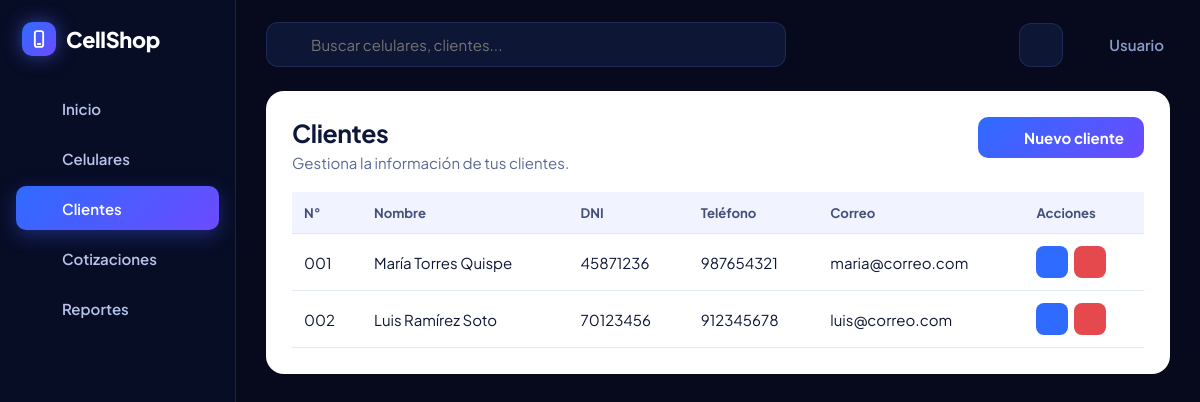
The page /clientes.php on the database its author committed.
### tables this page shows
CREATE TABLE clientes (
  id INT AUTO_INCREMENT PRIMARY KEY,
  nombre VARCHAR(120) NOT NULL,
  dni CHAR(8) NOT NULL UNIQUE,
  telefono VARCHAR(20) NOT NULL DEFAULT '',
  email VARCHAR(120) NOT NULL DEFAULT ''
);

### public/clientes.php (the view, shortened to what this page needs)
<?php $titulo='Clientes'; require '../includes/header.php';
$cli=leer('clientes'); $err=''; $edit=null; $eid=(int)($_GET['editar']??0);
$por=8; $pag=max(1,(int)($_GET['p']??1)); $tot=max(1,(int)ceil(count($cli)/$por)); $pag=min($pag,$tot);
$vista=array_slice($cli,($pag-1)*$por,$por);
?>
<section class="panel claro">
 <div class="cab"><div><h2>Clientes</h2><p class="pag-sub">Gestiona la información de tus clientes.</p></div>
  <a class="btn" href="clientes.php?nuevo=1#form"><?= ico('plus') ?> Nuevo cliente</a></div>
 <div class="tab-scroll"><table>
  <tr><th>N°</th><th>Nombre</th><th>DNI</th><th>Teléfono</th><th>Correo</th><th>Acciones</th></tr>
  <?php foreach($vista as $c): ?>
  <tr data-buscar="<?= h(strtolower($c['nombre'].' '.$c['dni'].' '.$c['email'])) ?>">
   <td><?= str_pad($c['id'],3,'0',STR_PAD_LEFT) ?></td><td><?= h($c['nombre']) ?></td><td><?= h($c['dni']) ?></td><td><?= h($c['telefono']) ?></td><td><?= h($c['email']) ?></td>
   <td><div class="acc">
    <a class="ib az" href="clientes.php?editar=<?= $c['id'] ?>#form" title="Editar" aria-label="Editar <?= h($c['nombre']) ?>"><?= ico('edit') ?></a>
    <form method="post" data-confirmar="¿Eliminar a <?= h($c['nombre']) ?>?"><input type="hidden" name="eliminar" value="<?= $c['id'] ?>"><button class="ib rj" title="Eliminar" aria-label="Eliminar <?= h($c['nombre']) ?>"><?= ico('trash') ?></button></form>
   </div></td>
  </tr>
  <?php endforeach; ?>
 </table></div>
</section>
<?php require '../includes/footer.php'; ?>

### includes/header.php (shortened to what this page needs)
<?php
function leer($n){
  $pdo=db();
  if($n==='clientes') return array_map(fn($r)=>['id'=>(int)$r['id'],'nombre'=>$r['nombre'],'dni'=>$r['dni'],'telefono'=>(string)$r['telefono'],'email'=>(string)$r['email']],$pdo->query('SELECT * FROM clientes ORDER BY id')->fetchAll());
  return [];
}
function h($s){return htmlspecialchars((string)$s,ENT_QUOTES,'UTF-8');}
function ico($n){
  $p=[
   'home'=>'<path d="M3 10.5 12 3l9 7.5V20a1 1 0 0 1-1 1h-5v-6H9v6H4a1 1 0 0 1-1-1z"/>',
   'phone'=>'<rect x="7" y="2" width="10" height="20" rx="2.5"/><path d="M11 18h2"/>',
   'users'=>'<circle cx="9" cy="8" r="3.5"/><path d="M2.5 20c0-3.6 2.9-6 6.5-6s6.5 2.4 6.5 6"/><path d="M16 4.5a3.5 3.5 0 0 1 0 7M18 14.5c2.2.7 3.5 2.6 3.5 5.5"/>',
   'doc'=>'<path d="M6 2h8l5 5v15H6z"/><path d="M14 2v5h5M9 13h7M9 17h7"/>',
   'chart'=>'<path d="M5 21v-8M12 21V4M19 21V9"/>',
   'search'=>'<circle cx="11" cy="11" r="7"/><path d="m20 20-3.5-3.5"/>',
   'sun'=>'<circle cx="12" cy="12" r="4"/><path d="M12 2v2M12 20v2M4.9 4.9l1.4 1.4M17.7 17.7l1.4 1.4M2 12h2M20 12h2M4.9 19.1l1.4-1.4M17.7 6.3l1.4-1.4"/>',
   'plus'=>'<path d="M12 5v14M5 12h14"/>',
   'edit'=>'<path d="M4 20h4L19 9l-4-4L4 16z"/><path d="m13.5 6.5 4 4"/>',
   'trash'=>'<path d="M4 7h16M10 11v6M14 11v6M6 7l1 13h10l1-13M9 7V4h6v3"/>',
   'arrow'=>'<path d="M5 12h14M13 6l6 6-6 6"/>',
   'back'=>'<path d="M19 12H5M11 6l-6 6 6 6"/>',
   'shield'=>'<path d="M12 3l8 3v6c0 5-3.5 8-8 9-4.5-1-8-4-8-9V6z"/><path d="m9 12 2 2 4-4"/>',
   'tag'=>'<path d="M3 12V4h8l10 10-8 8z"/><circle cx="7.5" cy="8.5" r="1.2"/>',
   'headset'=>'<path d="M4 14v-2a8 8 0 0 1 16 0v2"/><rect x="3" y="14" width="4" height="6" rx="1.5"/><rect x="17" y="14" width="4" height="6" rx="1.5"/>',
   'bolt'=>'<path d="M13 2 4 14h7l-1 8 9-12h-7z"/>',
   'print'=>'<path d="M7 9V3h10v6M7 17H4v-7h16v7h-3"/><rect x="7" y="14" width="10" height="7"/>',
   'download'=>'<path d="M12 3v12M7 10l5 5 5-5M4 21h16"/>',
   'user'=>'<circle cx="12" cy="8" r="4"/><path d="M4 21c0-4 3.5-6 8-6s8 2 8 6"/>',
   'x'=>'<path d="M6 6l12 12M18 6 6 18"/>',
   'call'=>'<path d="M5 3h4l2 5-2.5 1.5a11 11 0 0 0 6 6L16 13l5 2v4a2 2 0 0 1-2 2A16 16 0 0 1 3 5a2 2 0 0 1 2-2z"/>',
   'mail'=>'<rect x="3" y="5" width="18" height="14" rx="2"/><path d="m3 7 9 6 9-6"/>',
  ];
  return '<svg class="ico" viewBox="0 0 24 24" fill="none" stroke="currentColor" stroke-width="2" stroke-linecap="round" stroke-linejoin="round" aria-hidden="true">'.($p[$n]??'').'</svg>';
}
  $sin=(int)$p['stock']<=0; ?>
?><!DOCTYPE html>
<html lang="es"><head><meta charset="UTF-8">
<link rel="stylesheet" href="css/estilos.css"></head>
<body>
<?php include __DIR__.'/menu.php'; ?>
<main class="contenido">
<header class="top">
 <form class="buscador" action="celulares.php" method="get" role="search">
  <?= ico('search') ?><input id="buscar" name="q" type="search" placeholder="Buscar celulares, clientes..." value="<?= h($_GET['q']??'') ?>" autocomplete="off" aria-label="Buscar">
 </form>
 <button type="button" class="icono" id="tema" title="Cambiar tema" aria-label="Cambiar tema"><?= ico('sun') ?></button>
 <span class="usuario"><?= ico('user') ?> Usuario</span>
</header>

### public/css/estilos.css (style rules this page uses)
:root { --bg:#060a1c;--lado:#080d26;--panel:#0e1636;--panel2:#141e47;--linea:rgba(120,140,255,.16); --tx:#eef2ff;--mut:#8c9bc6;--az:#2f6bff;--vio:#6c4bff;--campo:rgba(255,255,255,.06); --grad:linear-gradient(135deg,#2f6bff,#6c4bff);--ok:#16a34a;--mal:#e5484d; --fuente:'Plus Jakarta Sans',system-ui,'Segoe UI',sans-serif; }
* { box-sizing:border-box }
html { color-scheme:dark }
body { margin:0;font-family:var(--fuente);background:var(--bg);color:var(--tx);display:flex;min-height:100vh;font-size:15px }
a { color:inherit }
.ico { width:20px;height:20px;flex:none }
.contenido { flex:1;min-width:0;padding:22px 30px 40px;max-width:1280px }
.top { display:flex;align-items:center;gap:12px;margin-bottom:24px }
.buscador { flex:1;max-width:520px;display:flex;align-items:center;gap:10px;background:var(--panel);border:1px solid var(--linea);border-radius:12px;padding:0 14px;color:var(--mut) }
.buscador input { flex:1;background:none;border:0;color:var(--tx);font:inherit;padding:12px 0;min-width:0 }
.icono { background:var(--panel);border:1px solid var(--linea);color:var(--tx);width:44px;height:44px;border-radius:12px;display:grid;place-items:center;cursor:pointer;margin-left:auto }
.usuario { display:flex;align-items:center;gap:8px;color:var(--mut);font-weight:600;padding:0 6px }
.pag-sub { color:var(--mut);margin:0 0 22px }
.btn,.btn-cot { display:inline-flex;align-items:center;justify-content:center;gap:8px;background:var(--grad);color:#fff;border:0;padding:11px 20px;border-radius:10px;cursor:pointer;text-decoration:none;font:inherit;font-weight:700;transition:filter .15s,transform .1s }
.btn .ico { width:18px;height:18px }
.claro { --tx:#0f1738;--mut:#5b6894;--linea:#e3e8f6;--panel2:#f1f4ff;--campo:#fff;background:#fff;color:#0f1738 }
.panel { border-radius:18px;padding:26px;margin-bottom:18px }
.panel h2 { margin:0 0 4px;font-size:1.55rem;letter-spacing:-.4px }
.panel .pag-sub { margin-bottom:0 }
.cab { display:flex;justify-content:space-between;align-items:flex-start;gap:14px;margin-bottom:20px;flex-wrap:wrap }
.cab h2 { display:flex;align-items:center;gap:10px }
table { width:100%;border-collapse:collapse }
th,td { padding:12px 12px;text-align:left;border-bottom:1px solid var(--linea);vertical-align:middle }
th { font-size:.82rem;font-weight:700;background:var(--panel2);color:#43507a }
.tab-scroll { overflow-x:auto }
.acc { display:flex;gap:6px }
.ib { width:32px;height:32px;border-radius:8px;border:0;display:inline-grid;place-items:center;cursor:pointer;color:#fff;text-decoration:none }
.ib .ico { width:16px;height:16px }
.ib.az { background:#2f6bff }
.ib.rj { background:#e5484d }
input,select,textarea { font:inherit;color:var(--tx);background:var(--campo);border:1px solid var(--linea);border-radius:10px;padding:10px 12px;min-width:0 }

### rows shown on the page
clientes: id "001", nombre "María Torres Quispe", dni "45871236", telefono "987654321", email "maria@correo.com"
clientes: id "002", nombre "Luis Ramírez Soto", dni "70123456", telefono "912345678", email "luis@correo.com"

### other values the page prints
$t "Inicio"
$t "Celulares"
$t "Clientes"
$t "Cotizaciones"
$t "Reportes"
